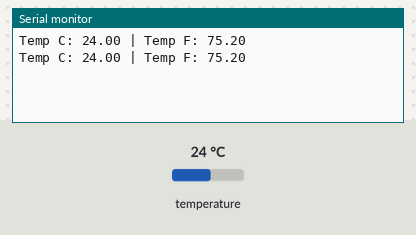
Simulated run of this sketch. Board: Arduino Uno, built with avr-gcc and run on an emulated ATmega328P. Shown: the last lines printed to the serial monitor. The test bench sets the inputs (shaded band); at power-on: temperature 24 °C.

Above: at 2.3 s.
2.4 s: temperature set to 12 °C
At 2.4 s:
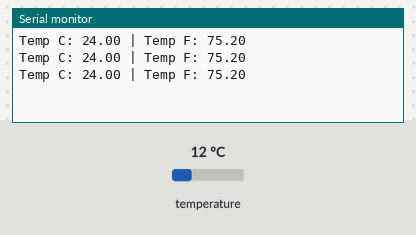
3.9 s: temperature set to 19 °C
At 4.5 s:
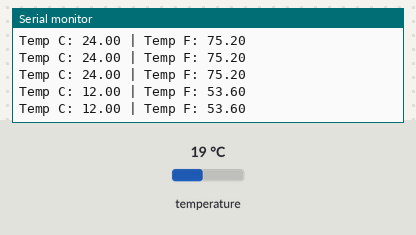
Timing chart, 0 to 6.9 s (numbered marks = the images above; inputs shaded):
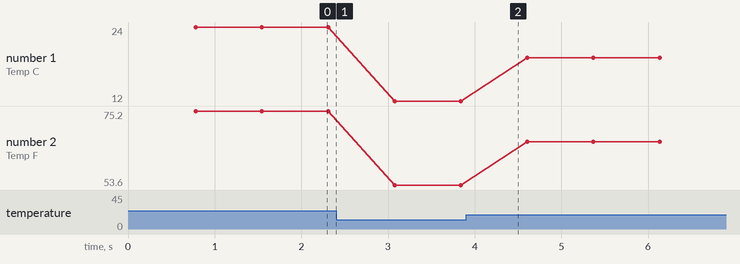

Measured:
- plotted number 1: 24 → 12 after the input at 2.4 s, 12 → 19 after the input at 3.9 s
- plotted number 2: 75.2 → 53.6 after the input at 2.4 s, 53.6 → 66.2 after the input at 3.9 s

The sketch:

temperature_sensor.ino
```cpp
#include <OneWire.h>
#include <DallasTemperature.h>

#define ONE_WIRE_BUS 4
OneWire oneWire(ONE_WIRE_BUS);
DallasTemperature sensors(&oneWire);

void sendTemperature() {
  sensors.requestTemperatures();
  float tempC = sensors.getTempCByIndex(0);
  float tempF = sensors.toFahrenheit(tempC);

  Serial.print("Temp C: ");
  Serial.print(tempC);
  Serial.print(" | Temp F: ");
  Serial.println(tempF);
}

void setup() {
  Serial.begin(115200);
  sensors.begin();
}

void loop() {
  sendTemperature();
}
```
